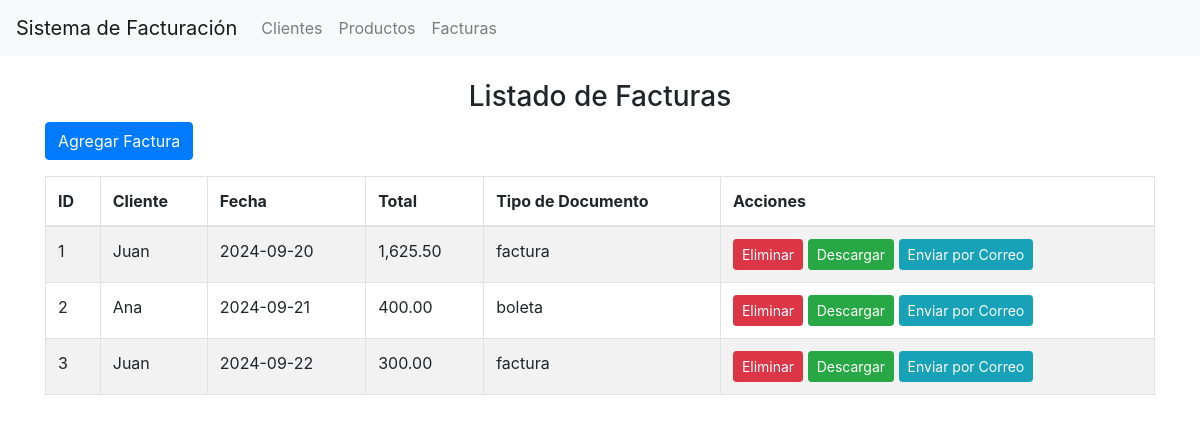
Screenshot of /facturas.php with the database file from the repository.
### tables this page shows
CREATE TABLE facturas (
    id INT AUTO_INCREMENT PRIMARY KEY,
    cliente_id INT NOT NULL,
    fecha DATE NOT NULL,
    total DECIMAL(10, 2) NOT NULL,
    tipo_documento ENUM('factura', 'boleta') NOT NULL,
    productos TEXT,             
    cantidad_total INT DEFAULT 0,   
    precio_total DECIMAL(10, 2) DEFAULT 0.00,  
    FOREIGN KEY (cliente_id) REFERENCES clientes(id) 
    ON DELETE CASCADE ON UPDATE CASCADE
);

CREATE TABLE clientes (
    id INT AUTO_INCREMENT PRIMARY KEY,
    nombre VARCHAR(100) NOT NULL,
    apellidos VARCHAR(100) NOT NULL,
    email VARCHAR(100) NOT NULL,
    direccion VARCHAR(150),
    telefono VARCHAR(20),
    dni VARCHAR(8),
    
    UNIQUE(email),
    UNIQUE(dni)
);

### DB/db.php (called while the page is built, shortened)
<?php
class Database {
    private $conn;
    public function __construct() {
        $this->conn = new mysqli("localhost", "root", "", "sistema_facturacion");
    }
    public function getConnection() {
        return $this->conn;
    }
    public function executeQuery($query, $params = []) {
        $stmt = $this->conn->prepare($query);
        if ($stmt->execute()) {
            if (stripos($query, 'SELECT') === 0) {
                $result = $stmt->get_result();
                return $result->fetch_all(MYSQLI_ASSOC);
            }
            return true;
        } else {
            echo "Error en la consulta: " . $stmt->error;
            return false;
        }
    }
}
?>

### clases/Crud.php (called while the page is built, shortened)
<?php
require_once 'DB/db.php';
class Crud {
    private $db;
    public function __construct() {
        $this->db = new Database();
    }
    public function listarFacturas() {
        $query = "SELECT facturas.id, clientes.nombre AS cliente_nombre, facturas.fecha, facturas.total, facturas.tipo_documento
                  FROM facturas
                  JOIN clientes ON facturas.cliente_id = clientes.id";
        return $this->db->executeQuery($query);
    }
}
?>

### facturas.php (the view, shortened to what this page needs)
<?php
require_once 'DB/db.php';
require_once 'clases/Crud.php';
$crud = new Crud();
$facturas = $crud->listarFacturas();
?>
<!DOCTYPE html>
<html lang="es">
<head>
    <link href="https://stackpath.bootstrapcdn.com/bootstrap/4.5.2/css/bootstrap.min.css" rel="stylesheet">
</head>
<body>
<?php include 'navbar.php'; ?>
<div class="container mt-4">
    <h3 class="text-center">Listado de Facturas</h3>
    <button class="btn btn-primary mb-3" data-toggle="modal" data-target="#modalFactura">Agregar Factura</button>
    <table class="table table-bordered table-striped">
        <thead>
            <tr>
                <th>ID</th>
                <th>Cliente</th>
                <th>Fecha</th>
                <th>Total</th>
                <th>Tipo de Documento</th>
                <th>Acciones</th>
            </tr>
        </thead>
        <tbody>
            <?php if (empty($facturas)): ?>
                <tr>
                    <td colspan="6" class="text-center">No hay facturas registradas.</td>
                </tr>
            <?php else: ?>
                <?php foreach ($facturas as $factura): ?>
                    <tr>
                        <td><?php echo $factura['id']; ?></td>
                        <td><?php echo htmlspecialchars($factura['cliente_nombre']); ?></td>
                        <td><?php echo htmlspecialchars($factura['fecha']); ?></td>
                        <td><?php echo number_format($factura['total'], 2); ?></td>
                        <td><?php echo htmlspecialchars($factura['tipo_documento']); ?></td>
                        <td>
                            <form method="POST" style="display:inline;">
                                <button type="submit" name="eliminar" class="btn btn-danger btn-sm">Eliminar</button>
                            </form>
                            <button class="btn btn-success btn-sm" onclick="window.location.href='descargar.php?id=<?php echo $factura['id']; ?>'">Descargar</button>
                            <form method="POST" action="enviar_factura_correo.php" style="display:inline;" id="formEnviarFactura">
                                <button type="button" class="btn btn-info btn-sm enviar-correo-btn">Enviar por Correo</button>
                            </form>
                        </td>
                    </tr>
                <?php endforeach; ?>
            <?php endif; ?>
        </tbody>
    </table>
</div>
<link rel="stylesheet" href="https://cdnjs.cloudflare.com/ajax/libs/sweetalert/1.1.3/sweetalert.min.css">
</body>
</html>

### navbar.php (shortened to what this page needs)
<!DOCTYPE html>
<html lang="es">
<head>
    <link href="https://stackpath.bootstrapcdn.com/bootstrap/4.5.2/css/bootstrap.min.css" rel="stylesheet">
</head>
<body>
<nav class="navbar navbar-expand-lg navbar-light bg-light">
    <a class="navbar-brand" href="index.php">Sistema de Facturación</a>
    <div class="collapse navbar-collapse" id="navbarNav">
        <ul class="navbar-nav">
            <li class="nav-item">
                <a class="nav-link" href="clientes.php">Clientes</a>
            </li>
            <li class="nav-item">
                <a class="nav-link" href="productos.php">Productos</a>
            </li>
            <li class="nav-item">
                <a class="nav-link" href="facturas.php">Facturas</a>
            </li>
        </ul>
    </div>
</nav>
</body>
</html>

### facturas.php (style rules this page uses)
.btn-primary { background-color: #007bff; border-color: #007bff; }

### rows the page displays
facturas: id "1", cliente.nombre "Juan", fecha "2024-09-20", total "1,625.50", tipo_documento "factura"
facturas: id "2", cliente.nombre "Ana", fecha "2024-09-21", total "400.00", tipo_documento "boleta"
facturas: id "3", cliente.nombre "Juan", fecha "2024-09-22", total "300.00", tipo_documento "factura"
